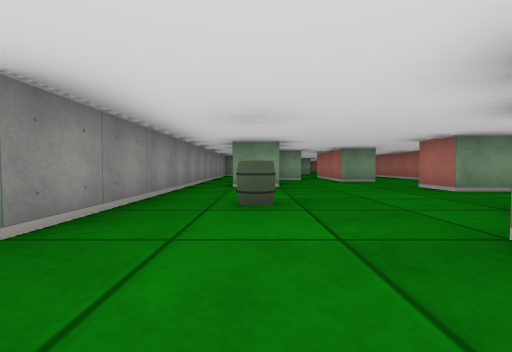
view 1 (above)

24 first-person views from a walk through a cub3D maze. The camera is about half as high as the walls, tilts 2° down and sees 90° across. The floor is counted in squares. Each view is taken from the middle of a square. On the plan, view 1 faces up. The plan holds only what a view shows up to about 9 squares ahead; the rest is blank.

view 2
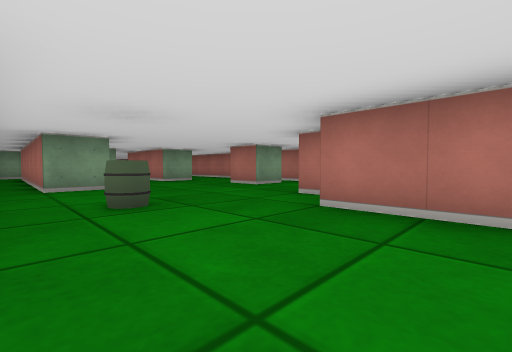

view 3
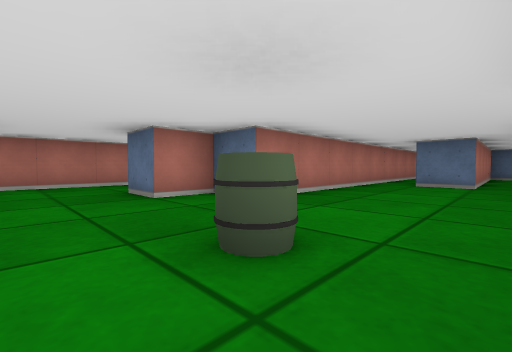

view 4
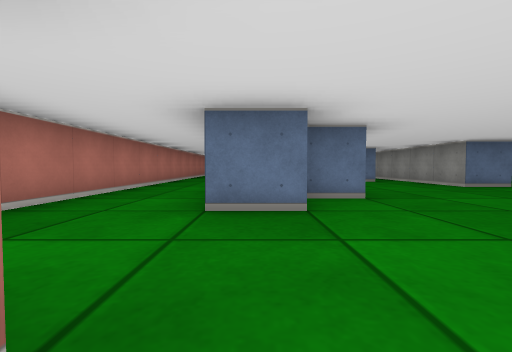

view 5
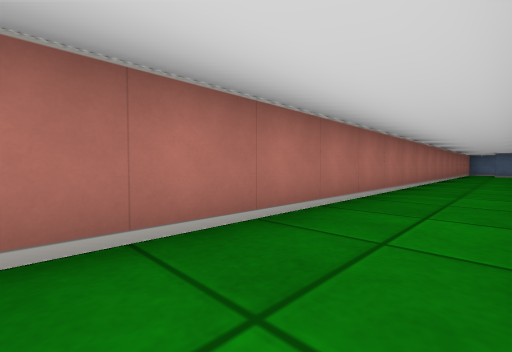

view 6
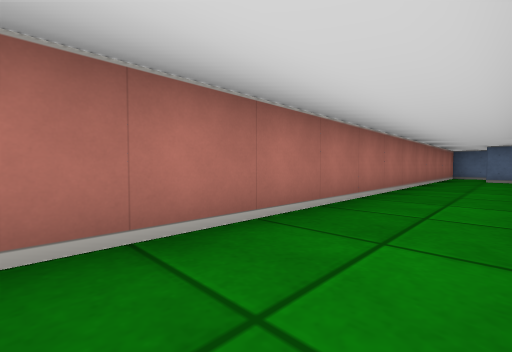

view 7
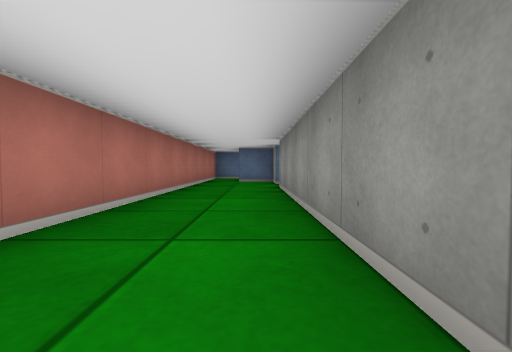

view 8
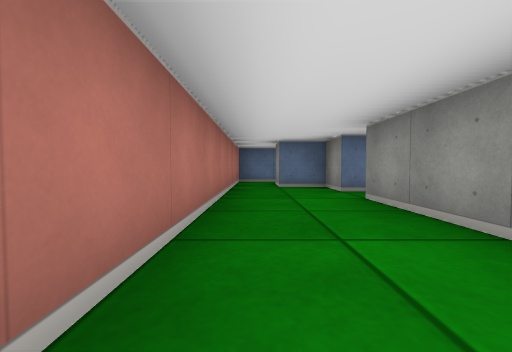

view 9
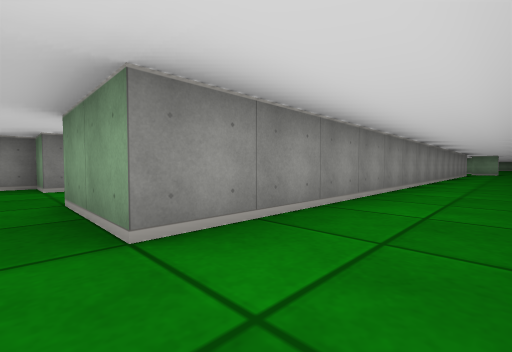

view 10
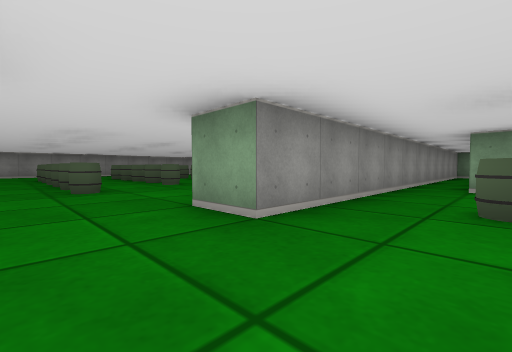

view 11
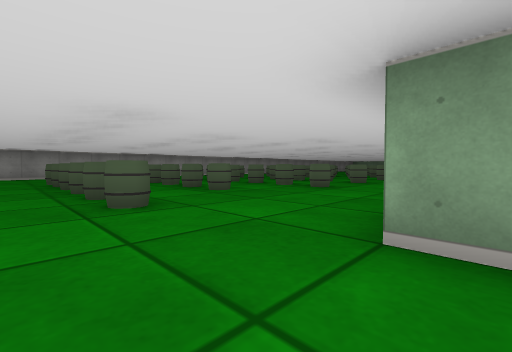

view 12
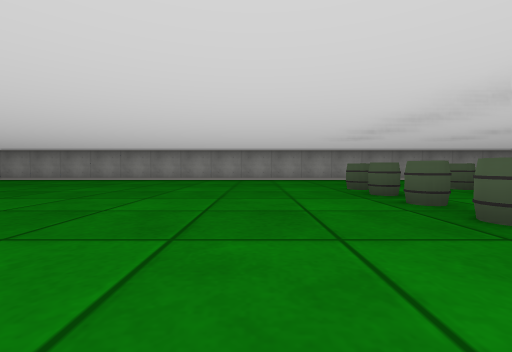

view 13
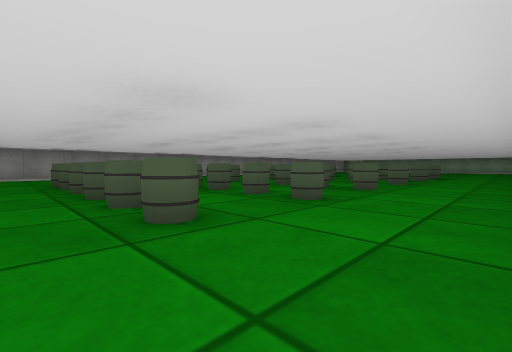

view 14
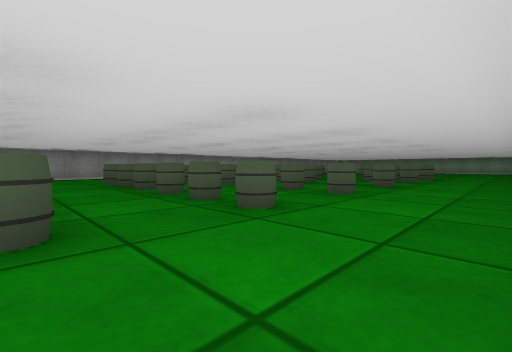

view 15
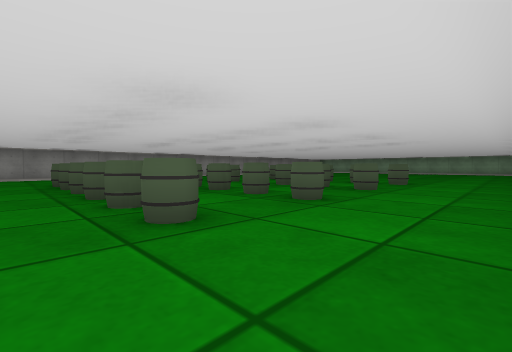

view 16
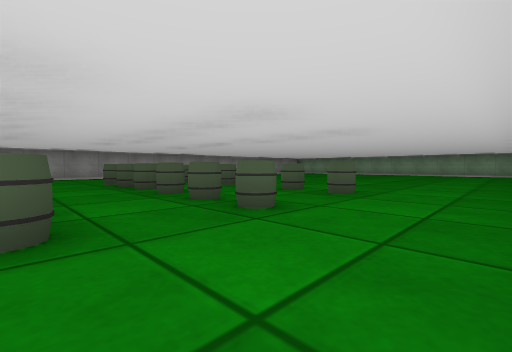

view 17
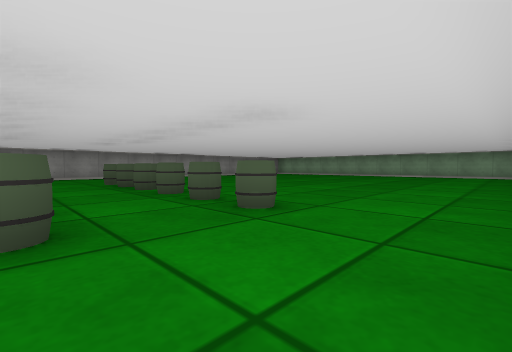

view 18
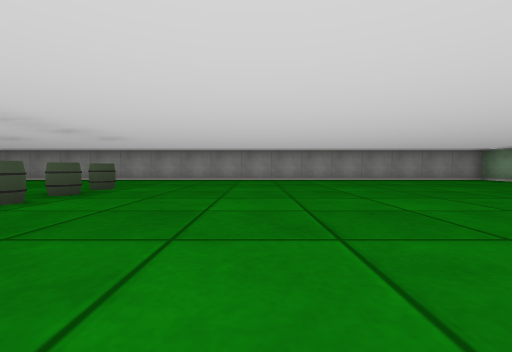

view 19
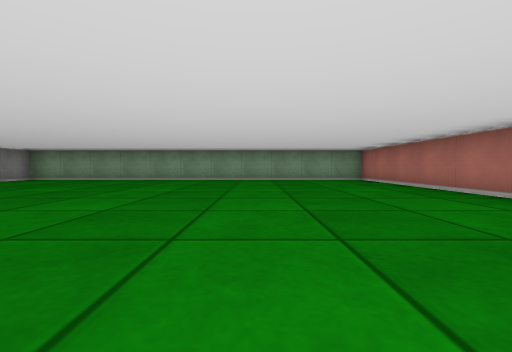

view 20
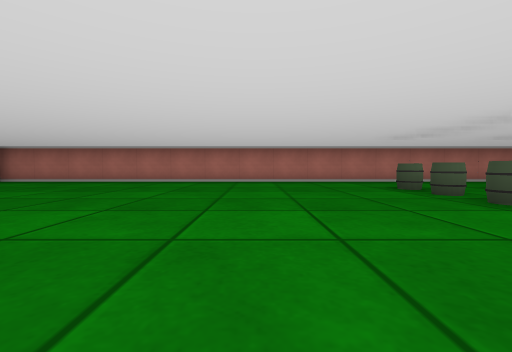

view 21
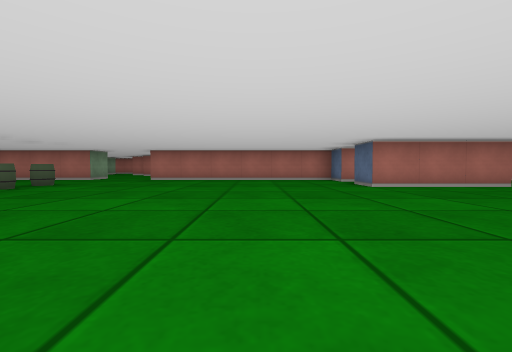

view 22
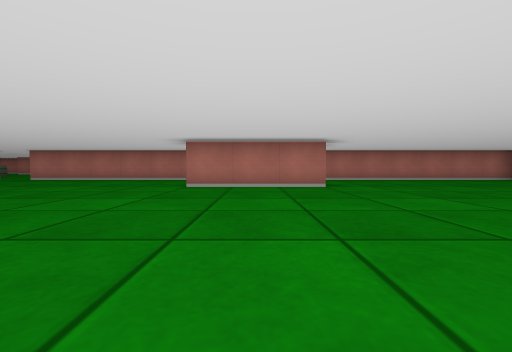

view 23
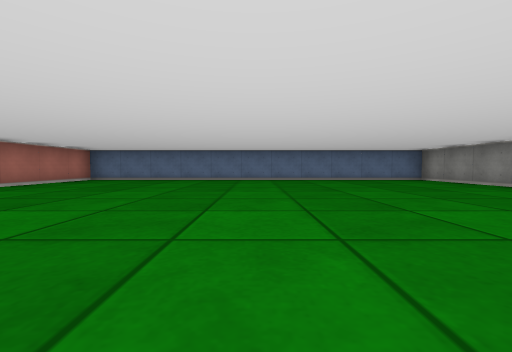

view 24
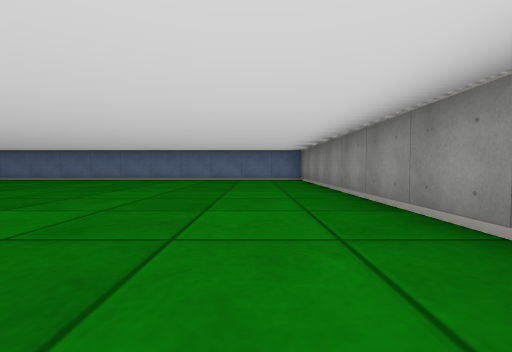

### Floor plan
Ten units are one square. View 1 is at (0, 0); x grows to the right and y downward. Boxes are objects, and circles mark ways between rooms. Rooms are numbered by the first view taken in them; rooms with no view inside come last. Other rooms are left out.
<svg viewBox="-140 -260 200 430">
<path fill="none" stroke="#000" d="M35 18 35 125 15 125M-25 5 -15 5 -15 41M15 62 15 -15 25 -15 25 -25 35 -25M6 -55 -5 -55 -5 -115M45 -45 35 -45 35 -55M-10 75 -5 75 -5 25 5 25M36 -75 25 -75 25 -91M16 -85 8 -85M-15 -112 -15 -15 -25 -15M30 135 35 135 35 145 45 145 45 154M44 165 55 165 55 -54M-25 -15 -25 -45M-25 -105 -25 -255 -135 -255 -135 165 -25 165 -25 102M-35 70 -35 65 -25 65 -25 5M-55 95 -55 65 -45 65"/>
<rect x="-5" y="-35" width="10" height="10" fill="#bbb"><title>barrel</title></rect>
<rect x="-105" y="-15" width="10" height="10" fill="#bbb"><title>barrel</title></rect>
<rect x="-105" y="-35" width="10" height="10" fill="#bbb"><title>barrel</title></rect>
<rect x="-105" y="-55" width="10" height="10" fill="#bbb"><title>barrel</title></rect>
<rect x="-105" y="-75" width="10" height="10" fill="#bbb"><title>barrel</title></rect>
<rect x="-105" y="-95" width="10" height="10" fill="#bbb"><title>barrel</title></rect>
<rect x="-105" y="-135" width="10" height="10" fill="#bbb"><title>barrel</title></rect>
<rect x="-105" y="-155" width="10" height="10" fill="#bbb"><title>barrel</title></rect>
<rect x="-95" y="-15" width="10" height="10" fill="#bbb"><title>barrel</title></rect>
<rect x="-95" y="-35" width="10" height="10" fill="#bbb"><title>barrel</title></rect>
<rect x="-95" y="-55" width="10" height="10" fill="#bbb"><title>barrel</title></rect>
<rect x="-95" y="-75" width="10" height="10" fill="#bbb"><title>barrel</title></rect>
<rect x="-95" y="-95" width="10" height="10" fill="#bbb"><title>barrel</title></rect>
<rect x="-95" y="-115" width="10" height="10" fill="#bbb"><title>other object</title></rect>
<rect x="-95" y="-135" width="10" height="10" fill="#bbb"><title>barrel</title></rect>
<rect x="-95" y="-155" width="10" height="10" fill="#bbb"><title>barrel</title></rect>
<rect x="-85" y="-15" width="10" height="10" fill="#bbb"><title>barrel</title></rect>
<rect x="-85" y="-35" width="10" height="10" fill="#bbb"><title>barrel</title></rect>
<rect x="-85" y="-55" width="10" height="10" fill="#bbb"><title>barrel</title></rect>
<rect x="-85" y="-75" width="10" height="10" fill="#bbb"><title>barrel</title></rect>
<rect x="-85" y="-95" width="10" height="10" fill="#bbb"><title>barrel</title></rect>
<rect x="-85" y="-115" width="10" height="10" fill="#bbb"><title>other object</title></rect>
<rect x="-85" y="-135" width="10" height="10" fill="#bbb"><title>barrel</title></rect>
<rect x="-85" y="-155" width="10" height="10" fill="#bbb"><title>barrel</title></rect>
<rect x="-75" y="-15" width="10" height="10" fill="#bbb"><title>barrel</title></rect>
<rect x="-75" y="-35" width="10" height="10" fill="#bbb"><title>barrel</title></rect>
<rect x="-75" y="-55" width="10" height="10" fill="#bbb"><title>barrel</title></rect>
<rect x="-75" y="-75" width="10" height="10" fill="#bbb"><title>barrel</title></rect>
<rect x="-75" y="-95" width="10" height="10" fill="#bbb"><title>barrel</title></rect>
<rect x="-75" y="-115" width="10" height="10" fill="#bbb"><title>barrel</title></rect>
<rect x="-75" y="-135" width="10" height="10" fill="#bbb"><title>barrel</title></rect>
<rect x="-75" y="-155" width="10" height="10" fill="#bbb"><title>barrel</title></rect>
<rect x="-65" y="-15" width="10" height="10" fill="#bbb"><title>barrel</title></rect>
<rect x="-65" y="-35" width="10" height="10" fill="#bbb"><title>barrel</title></rect>
<rect x="-65" y="-55" width="10" height="10" fill="#bbb"><title>barrel</title></rect>
<rect x="-65" y="-75" width="10" height="10" fill="#bbb"><title>barrel</title></rect>
<rect x="-65" y="-95" width="10" height="10" fill="#bbb"><title>barrel</title></rect>
<rect x="-65" y="-115" width="10" height="10" fill="#bbb"><title>barrel</title></rect>
<rect x="-65" y="-135" width="10" height="10" fill="#bbb"><title>barrel</title></rect>
<rect x="-65" y="-155" width="10" height="10" fill="#bbb"><title>barrel</title></rect>
<rect x="-55" y="-15" width="10" height="10" fill="#bbb"><title>barrel</title></rect>
<rect x="-55" y="-55" width="10" height="10" fill="#bbb"><title>barrel</title></rect>
<rect x="-55" y="-75" width="10" height="10" fill="#bbb"><title>barrel</title></rect>
<rect x="-55" y="-95" width="10" height="10" fill="#bbb"><title>barrel</title></rect>
<rect x="-55" y="-115" width="10" height="10" fill="#bbb"><title>barrel</title></rect>
<rect x="-55" y="-135" width="10" height="10" fill="#bbb"><title>barrel</title></rect>
<rect x="-55" y="-155" width="10" height="10" fill="#bbb"><title>barrel</title></rect>
<circle cx="-20" cy="-5" r="3" fill="#2a7"/>
<text x="10" y="10">1</text>
<text x="-80" y="-50">2</text>
</svg>
Room 1 opens to room 2.

Where each view was taken, in squares from view 1:
view 1: 0 up, 0 right, facing up
view 2: 0 up, 1 left, facing up-right
view 3: 4 up, 1 left, facing down-right
view 4: 5 up, 3 right, facing down
view 5: 0 up, 4 right, facing down-right
view 6: 5 down, 4 right, facing down-right
view 7: 7 down, 4 right, facing down
view 8: 9 down, 5 right, facing down
view 9: 13 down, 5 right, facing up-left
view 10: 0 up, 0 right, facing up-left
view 11: 0 up, 2 left, facing up-left
view 12: 1 down, 5 left, facing left
view 13: 4 up, 3 left, facing up-left
view 14: 5 up, 3 left, facing up-left
view 15: 8 up, 3 left, facing up-left
view 16: 11 up, 3 left, facing up-left
view 17: 13 up, 3 left, facing up-left
view 18: 18 up, 5 left, facing left
view 19: 17 up, 6 left, facing up
view 20: 18 up, 10 left, facing right
view 21: 4 down, 11 left, facing right
view 22: 8 down, 11 left, facing right
view 23: 8 down, 8 left, facing down
view 24: 8 down, 12 left, facing down
